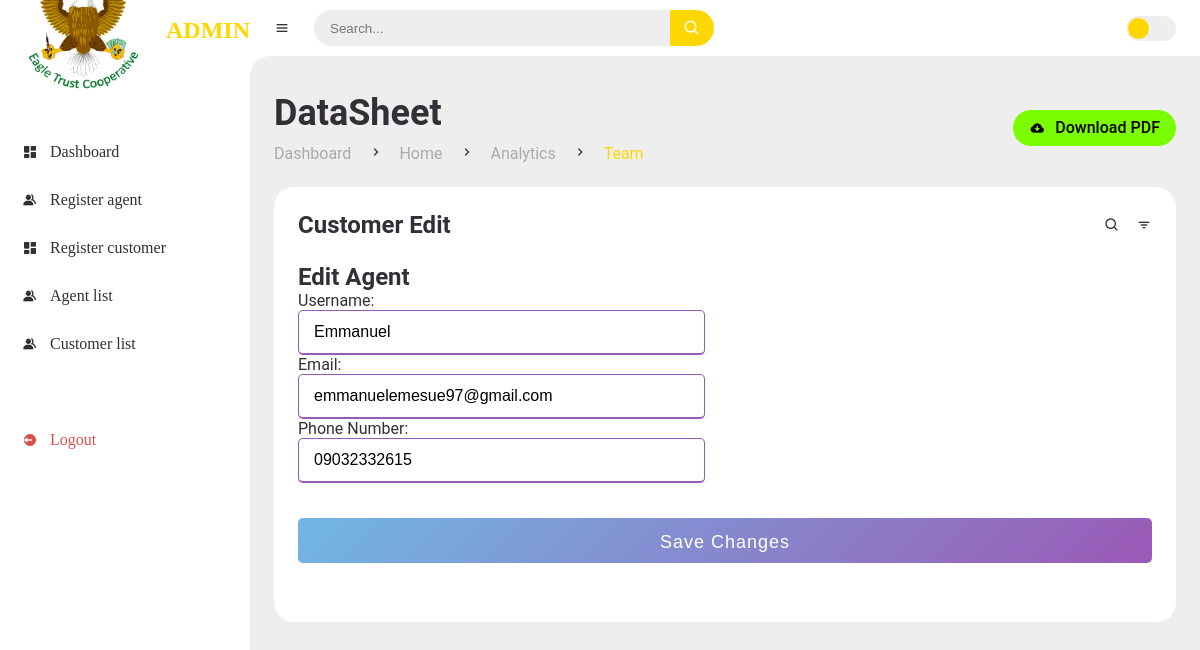
/agent/edit/1234/ (signed in), run on an earlier commit of the app's database.
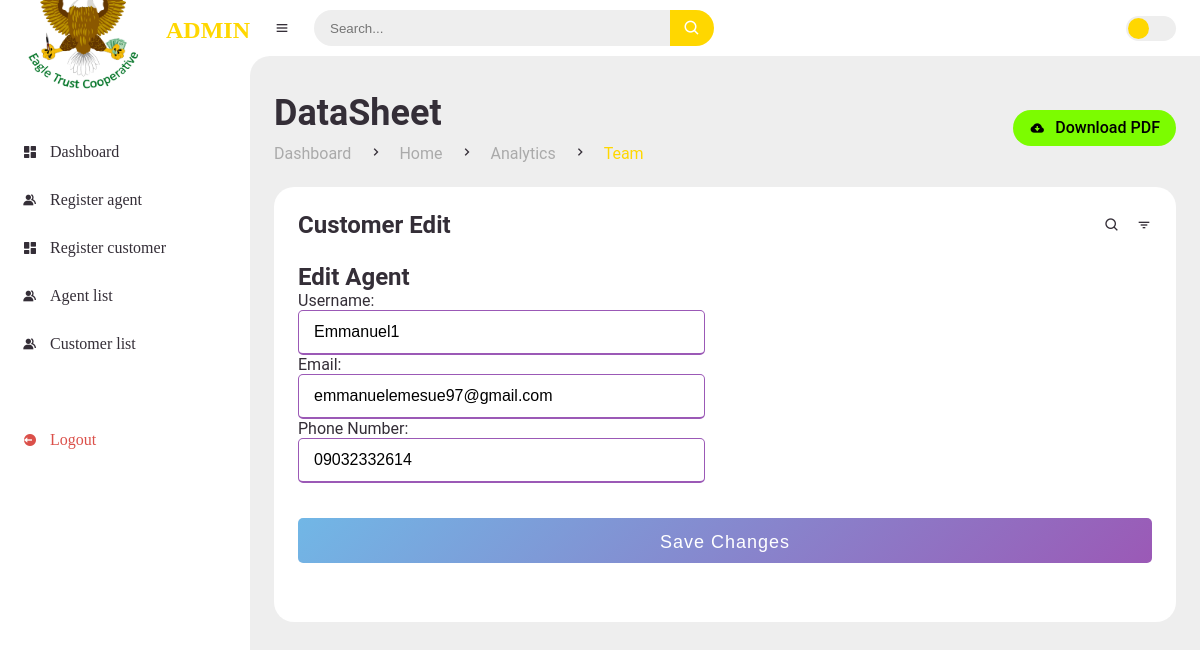
And on a later commit of the database.
### dashboard/models.py (models this page shows, shortened)
class Agent(models.Model):
    agent_id = models.IntegerField(primary_key=True,max_length=5,unique=True)
    username = models.CharField(max_length=255, unique=True)
    email = models.EmailField(unique=True)
    date_created = models.DateTimeField(auto_now_add=True, null=True)
    phone_number = models.CharField(max_length=11,null=True,unique=True)

### dashboard/views.py (the view, shortened to what this page needs)
# urls.py: path('agent/edit/<int:pk>/', AgentEditView.as_view(), name='agent_edit'),
@method_decorator(login_required, name='dispatch')
class AgentEditView(UpdateView):
    model = Agent
    form_class = AgentEditForm
    template_name = 'dashboard/admin/agent_edit.html'
    success_url = reverse_lazy('agent_list')

### dashboard/forms.py
class AgentEditForm(forms.ModelForm):
    class Meta:
        model = Agent
        fields = ['username', 'email', 'phone_number']
        labels = {
            'username': 'Username',
            'email': 'Email',
            'phone_number': 'Phone Number',
        }
        widgets = {
            'username': forms.TextInput(attrs={'placeholder': 'Enter your username'}),
            'email': forms.EmailInput(attrs={'placeholder': 'Enter your email'}),
            'phone_number': forms.TextInput(attrs={'placeholder': 'Enter your phone number'}),
        }

### templates/dashboard/admin/agent_edit.html (shortened to what this page needs)
{% extends 'main/admin_main.html' %}
{% load static %}
{% block content %}
<main>
    <div class="head-title">
        <div class="left">
            <h1>DataSheet</h1>
            <ul class="breadcrumb">
                <li>
                    <a href="index.html">Dashboard</a>
                </li>
                <li><i class='bx bx-chevron-right' ></i></li>
                <li>
                    <a href="index.html">Home</a>
                </li>
                <li><i class='bx bx-chevron-right' ></i></li>
                <li>
                    <a  href="admin_analytics.html">Analytics</a>
                </li>
                <li><i class='bx bx-chevron-right' ></i></li>
                <li class="active">
                    <a class="active" href="admin_analytics.html">Team</a>
                </li>
            </ul>
        </div>
        <a href="#" class="btn-download">
            <i class='bx bxs-cloud-download' ></i>
            <span class="text">Download PDF</span>
        </a>
    </div>
    <div class="table-data">
        <div class="order">
            <div class="head">
                <h3>Customer Edit</h3>
                <i class='bx bx-search' ></i>
                <i class='bx bx-filter' ></i>
            </div>
            <h1>Edit Agent</h1>
            <form  method="POST">
                <div class="user-details">
                    <div class="input-box">
                        {{form.as_p}}
                    </div>
                </div>
                <div class="button">
                    <input type="submit" value="Save Changes">
                </div>
            </form>
        </div>
    </div>
</main>
</section>
{% endblock %}

What changed in the data, as far as the page shows it:
changed Agent "emmanuelemesue97@gmail.com": username "Emmanuel" → "Emmanuel1"; phone_number "09032332615" → "09032332614"
